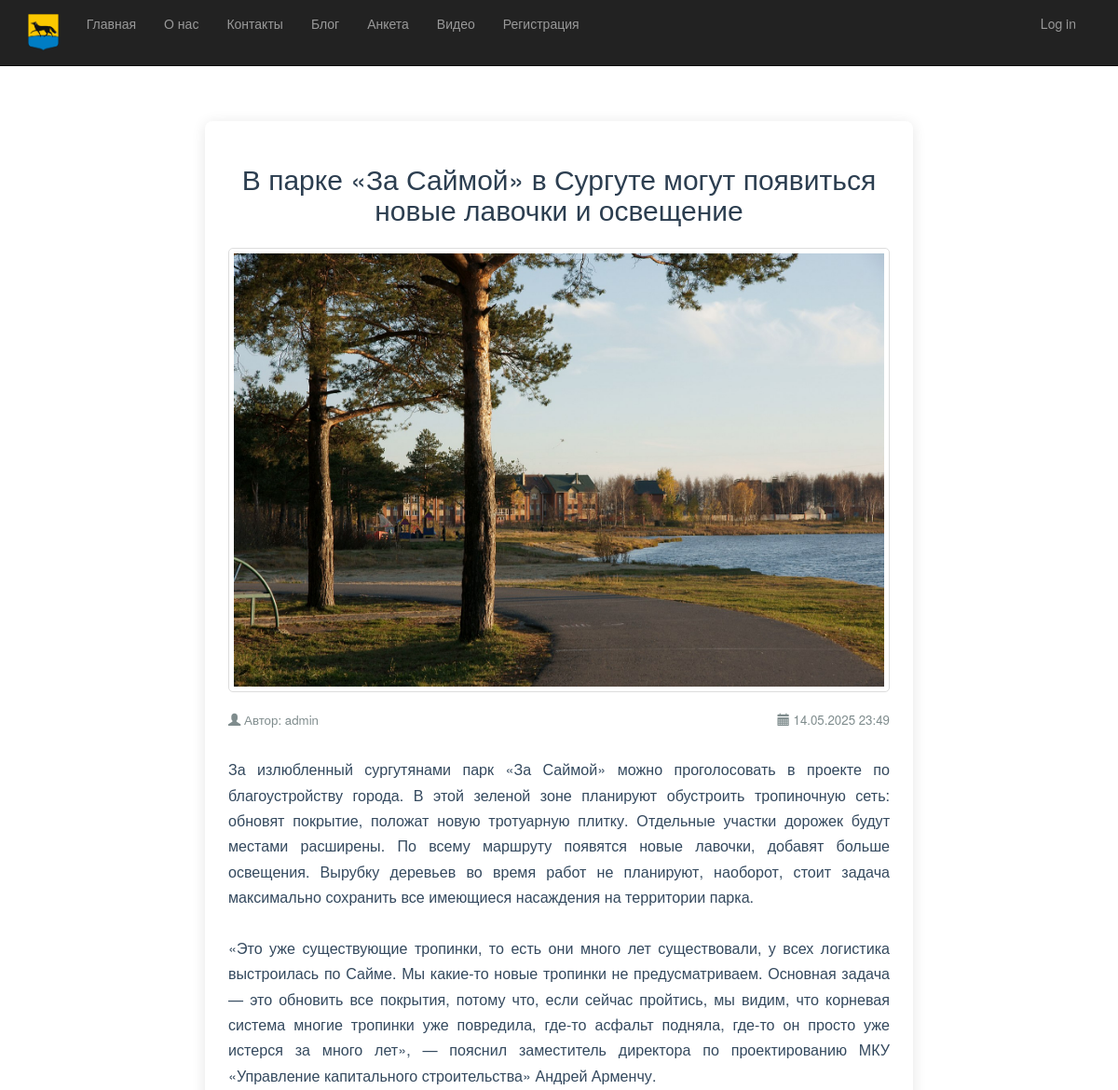
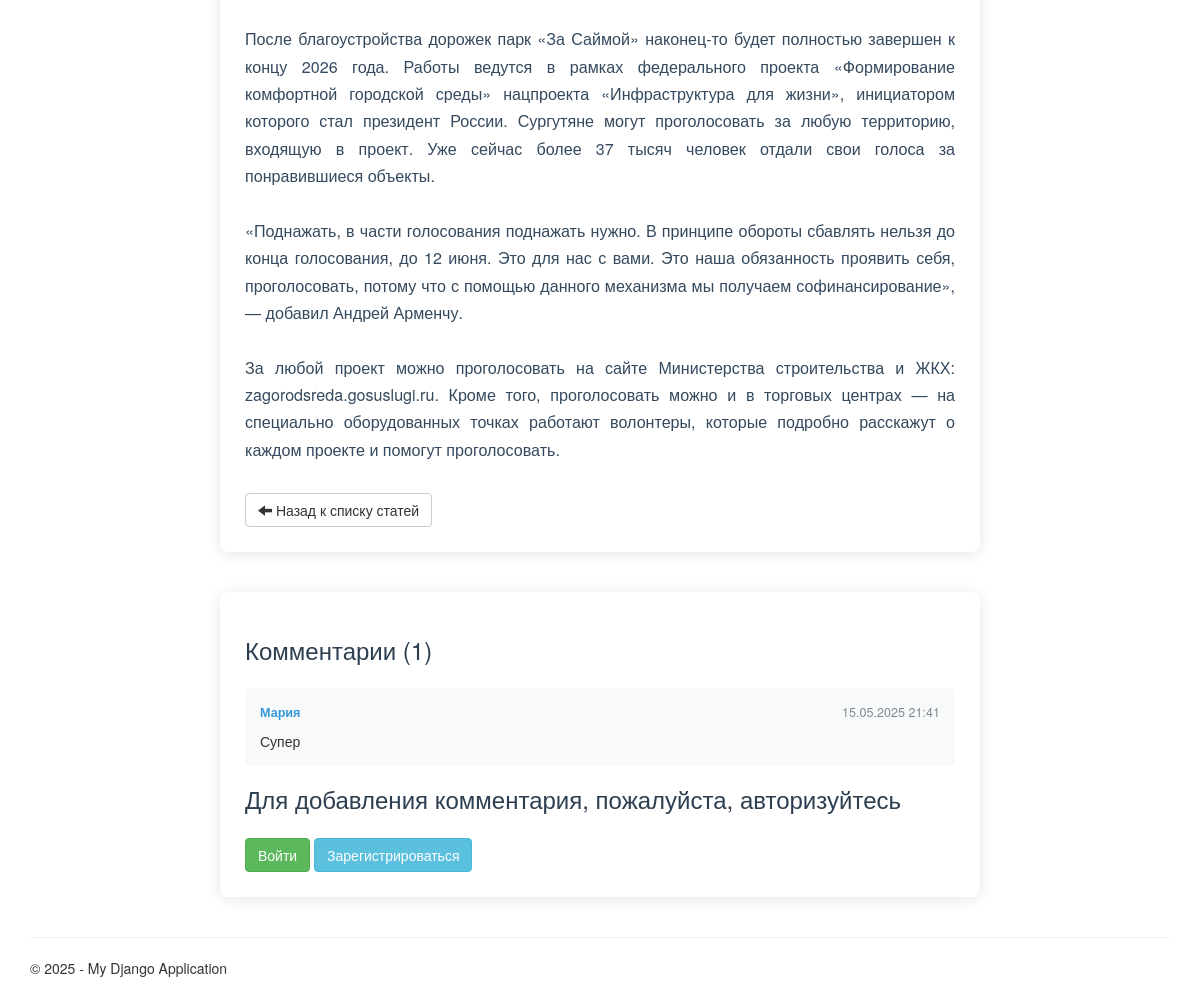
The app's page /blog/2/ with its own data (2 pictures, top to bottom).
### app/models.py (models this page shows, shortened)
class Blog(models.Model):
    title = models.CharField(
        max_length=100,
        unique_for_date="posted",
        verbose_name="Заголовок"
    )
    description = models.TextField(verbose_name="Краткое содержание")
    content = models.TextField(verbose_name="Полное содержание")
    posted = models.DateTimeField(
        default=datetime.now,
        db_index=True,
        verbose_name="Дата публикации"
    )
    author = models.ForeignKey(
        User,
        null=True,
        blank=True,
        on_delete=models.SET_NULL,
        verbose_name="Автор"
    )
    image = models.ImageField(
        upload_to='app/content/blog_images/',
        default='app/content/blog_default.jpg',
        verbose_name="Изображение статьи",
        help_text="Рекомендуемый размер: 1200x800px"
    )
    class Meta:
        db_table = "Posts"
        ordering = ["-posted"]
        verbose_name = "статья блога"
        verbose_name_plural = "статьи блога"

class Comment(models.Model):
    text = models.TextField(verbose_name="Текст комментария")
    date = models.DateTimeField(default=datetime.now, db_index=True, verbose_name="Дата комментария")
    author = models.ForeignKey(User, on_delete=models.CASCADE, verbose_name="Автор комментария")
    post = models.ForeignKey(Blog, on_delete=models.CASCADE, verbose_name="Статья комментария")
    class Meta:
        db_table = "Comments"
        verbose_name = "комментарий"
        verbose_name_plural = "комментарии"
        ordering = ["date"]

### app/views.py (the view)
# urls.py: path('blog/<int:pk>/', app.views.blogpost, name='blogpost'),
def blogpost(request, pk):
    post = get_object_or_404(Blog, id=pk)
    comments = Comment.objects.filter(post=post).order_by('date')
    if request.method == "POST" and request.user.is_authenticated:
        form = CommentForm(request.POST)
        if form.is_valid():
            comment = form.save(commit=False)
            comment.post = post
            comment.author = request.user
            comment.save()
            return redirect('blogpost', pk=post.id)
    else:
        form = CommentForm()
    return render(
        request,
        'app/blogpost.html',
        {
            'post': post,
            'comments': comments,
            'form': form,
            'year': datetime.now().year,
        }
    )

### app/templates/app/blogpost.html (shortened to what this page needs)
{% extends "app/layout.html" %}
{% load static %}
{% block content %}
<div class="article-container">
    <div class="article-detail">
        <h2 class="article-title">{{ post.title }}</h2>
        {% if post.image and post.image.url != '/media/temp.jpg' %}
        <div class="article-image">
            <img src="{{ post.image.url }}"
                 alt="{{ post.title }}"
                 class="img-responsive"
                 style="max-width: 100%; height: auto; margin: 20px 0; border-radius: 5px;">
        </div>
        {% endif %}
        <div class="article-meta">
            <p class="article-author">
                <span class="glyphicon glyphicon-user"></span>
                Автор: {{ post.author.username }}
            </p>
            <p class="article-date">
                <span class="glyphicon glyphicon-calendar"></span>
                {{ post.posted|date:"d.m.Y H:i" }}
            </p>
        </div>
        <div class="article-content">
            {{ post.content|linebreaksbr }}
        </div>
        <div class="article-footer">
            <a href="{% url 'blog' %}" class="btn btn-default">
                <span class="glyphicon glyphicon-arrow-left"></span> Назад к списку статей
            </a>
        </div>
    </div>
    <div class="comments-section">
        <h3> Комментарии ({{ comments.count }})</h3>
        {% if comments %}
        <div class="comments-list">
            {% for comment in comments %}
            <div class="comment-item">
                <div class="comment-header">
                    <span class="comment-author"> {{ comment.author }}</span>
                    <span class="comment-date"> {{ comment.date|date:"d.m.Y H:i" }}</span>
                </div>
                <div class="comment-text">
                    {{ comment.text|linebreaksbr }}
                </div>
            </div>
            {% endfor %}
        </div>
        {% else %}
        <div class="no-comments">
            <p>Пока нет комментариев. Будьте первым!</p>
        </div>
        {% endif %}
        {% if user.is_authenticated %}
        <div class="comment-form">
            <h3><i class="fas fa-comment-dots"></i> Добавить комментарий:</h3>
            <form method="POST">
                {% csrf_token %}
                <div class="form-group">
                    <textarea name="{{ form.text.name }}"
                              class="form-control"
                              rows="4"
                              placeholder="Введите ваш комментарий...">{{ form.text.value|default:'' }}</textarea>
                </div>
                <button type="submit" class="btn btn-primary">
                    <i class="fas fa-paper-plane"></i> Отправить комментарий
                </button>
            </form>
        </div>
        {% else %}
        <div class="auth-alert">
            <h3> Для добавления комментария, пожалуйста, авторизуйтесь</h3>
            <a href="{% url 'login' %}" class="btn btn-success">
                 Войти
            </a>
            <a href="{% url 'registration' %}" class="btn btn-info">
                 Зарегистрироваться
            </a>
        </div>
        {% endif %}
    </div>
</div>
{% endblock %}

### app/static/app/content/site.css (style rules this page uses)
body { padding-top: 90px; padding-bottom: 20px; }

### app/templates/app/blogpost.html (style rules this page uses)
.article-container { max-width: 800px; margin: 0 auto; padding: 20px; }
.article-detail { margin: 20px 0; padding: 25px; background: #fff; border-radius: 8px; box-shadow: 0 2px 15px rgba(0,0,0,0.1); }
.article-image img { max-height: 500px; width: auto; display: block; margin: 0 auto; border: 1px solid #ddd; padding: 5px; background: #fff; }
.article-title { color: #2c3e50; margin-bottom: 25px; text-align: center; }
.article-meta { margin-bottom: 20px; color: #7f8c8d; font-size: 0.95em; display: flex; justify-content: space-between; }
.article-content { font-size: 1.15em; line-height: 1.7; margin-bottom: 30px; color: #34495e; text-align: justify; }
.comments-section { margin-top: 40px; padding: 25px; background: #fff; border-radius: 8px; box-shadow: 0 2px 15px rgba(0,0,0,0.1); }
.comments-section h3 { color: #2c3e50; margin-bottom: 25px; }
.comment-item { margin-bottom: 20px; padding: 15px; background: #f8f9fa; border-radius: 5px; }
.comment-header { display: flex; justify-content: space-between; margin-bottom: 10px; font-size: 0.9em; }
.comment-author { color: #3498db; font-weight: bold; }
.comment-date { color: #7f8c8d; }

### records on screen
Blog: title "В парке «За Саймой» в Сургуте могут появиться новые лавочки и освещение", image (picture), author.username "admin", posted "14.05.2025 23:49", content "За излюбленный сургутянами парк «За Саймой» можно проголосовать в проекте по благоустройству города. В этой зеленой зоне планируют обустроить тропиночную сеть: обновят покрытие, положат новую тротуарную плитку. Отдельные участки дорожек будут местами расширены. По всему маршруту появятся новые лавочки, добавят больше освещения. Вырубку деревьев во время работ не планируют, наоборот, стоит задача максимально сохранить все имеющиеся насаждения на территории парка. «Это уже существующие тропинки, то есть они много лет существовали, у всех логистика выстроилась по Сайме. Мы какие-то новые тропинки не предусматриваем. Основная задача — это обновить все покрытия, потому что, если сейчас пройтись,…"
Comment: author "Мария", date "15.05.2025 21:41", text "Супер"

### other values on screen
{{ comments.count }} "1"
